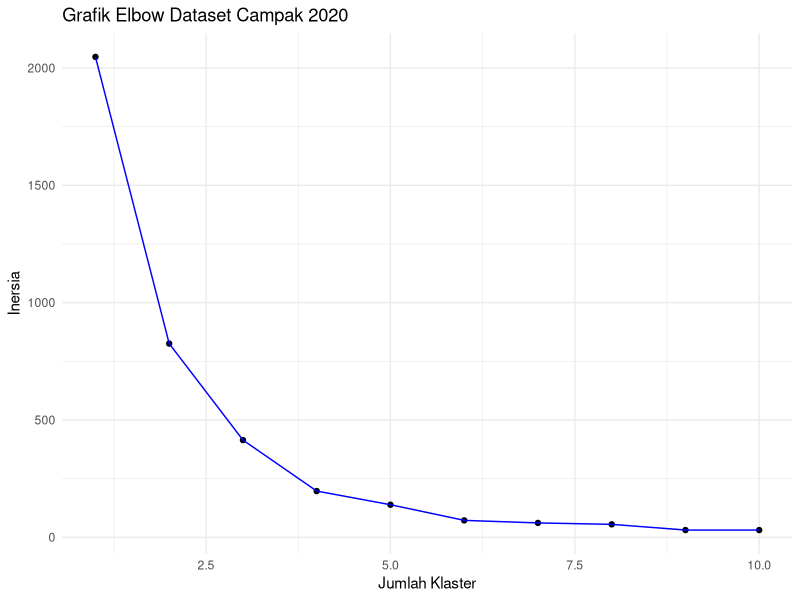
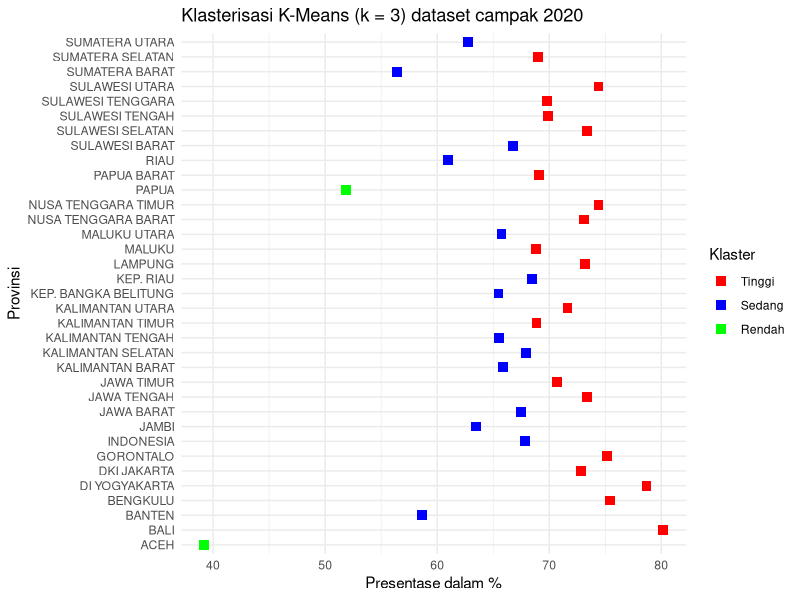
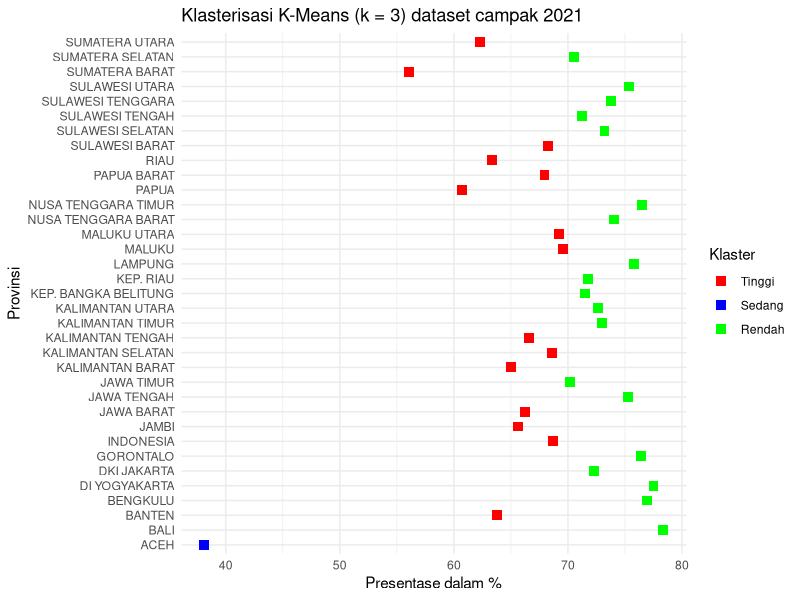
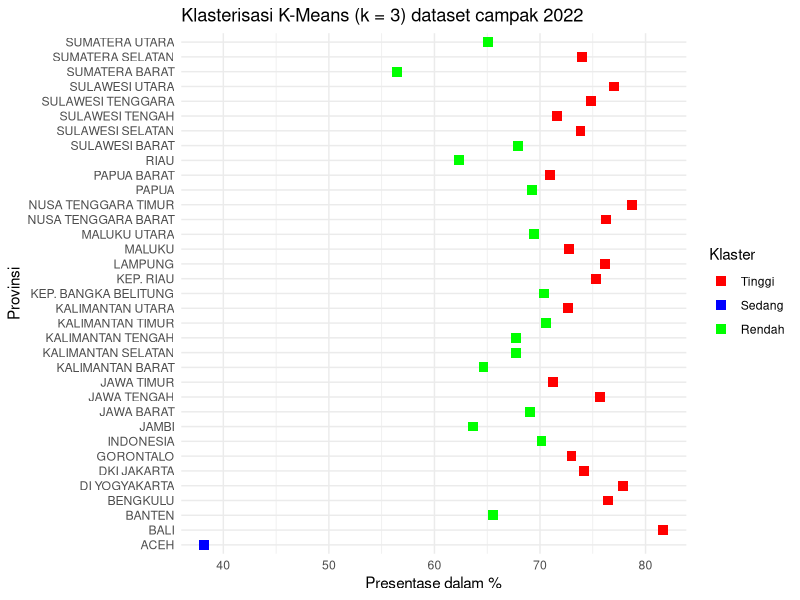
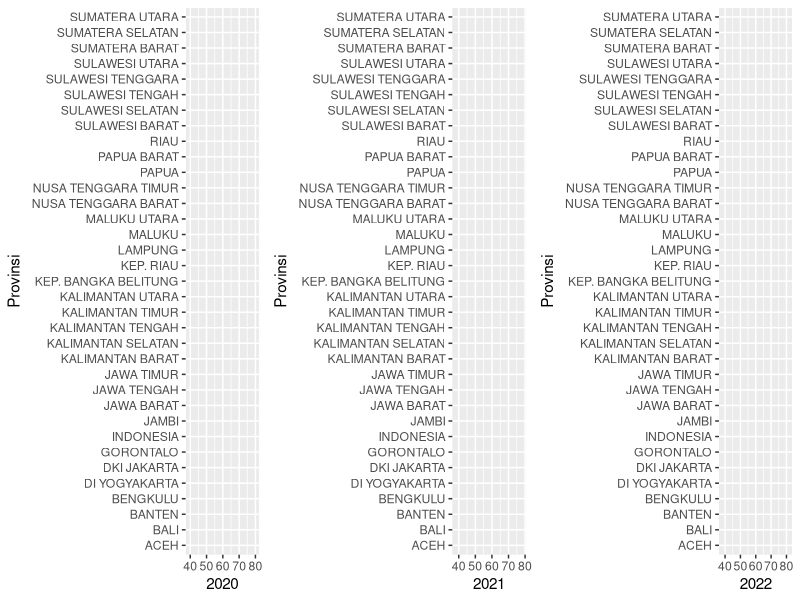
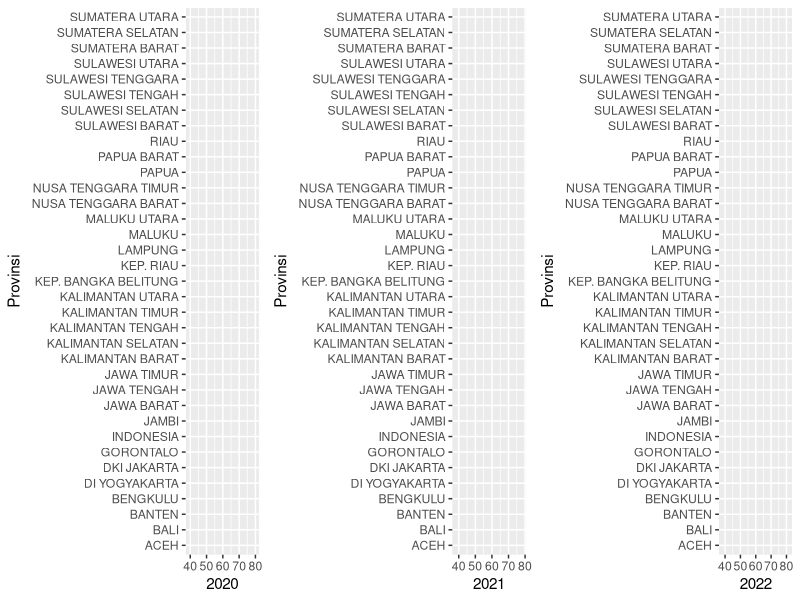

Generate these figures, in order, with R:
# Instalasi Paket
install.packages("ggplot2")
install.packages("gridExtra")

# Memuat Paket
library(ggplot2)
library(gridExtra)
library(cowplot)

# Mengimpor dataset
campak <- read.csv("data.csv", sep = ";")
head(campak)

# Mengubah nama kolom
colnames(campak) <- c("Provinsi", "2020", "2021", "2022" )
head(campak)

# Mengapus kolom dan memanipulasi data frae
campak <- campak[-1,] 
head(campak)

# Mengatur Ulang Penmoroan indeks.
row.names(campak) <- NULL
head(campak)

# Memeriksa struktur data dari dataset campak
str(campak)
summary(campak)
tail(campak)

# Mengilangkan NA Values
campak <- campak[complete.cases(campak),]
is.na(campak)

# Menghitung inersia untuk jumlah klaster 1 hingga 10
inertia <- vector()
for (k in 1:10) {
  kmeans_model <- kmeans(campak$'2020', centers = k)
  inertia[k] <- kmeans_model$tot.withinss
}

# Membuat plot elbow tahun 2020
elbow_plot <- ggplot(data.frame(k = 1:10, inertia), aes(x = k, y = inertia)) +
  geom_point() +
  geom_line(color = "blue") +
  labs(x = "Jumlah Klaster", y = "Inersia") +
  ggtitle("Grafik Elbow Dataset Campak 2020") +
  theme_minimal() 

# Menampilkan plot elbow
print(elbow_plot)

# Mengatur kategori dan warna
kategori <- c("Tinggi", "Sedang", "Rendah")
warna <- c("red", "blue", "green")

# Melakukan klasterisasi K-Means dengan k=3 hanya menggunakan kolom 2020
kmeans_model <- kmeans(campak$`2020`, centers = 3)

# Membuat dataset baru dengan kolom 2020 dan klaster
klaster_data <- data.frame(Provinsi = campak$Provinsi, `2020` = campak$`2020`, Cluster = kmeans_model$cluster)
colnames(klaster_data) <- c("Provinsi", "2020", "Cluster")
head(klaster_data)

# Menampilkan plot klasterisasi
plot2020 <- ggplot(klaster_data, aes(`2020`, Provinsi, color = factor(Cluster))) 
plot2020 + geom_point(shape = 15, size = 3) +
  scale_color_manual(values = warna, labels = kategori) +
  labs(x = "Presentase dalam %", color = "Klaster") +
  ggtitle("Klasterisasi K-Means (k = 3) dataset campak 2020") +
  theme_minimal() 

# Melakukan klasterisasi K-Means dengan k=3 hanya menggunakan kolom 2021
kmeans_model <- kmeans(campak$`2021`, centers = 3)

# Membuat dataset baru dengan kolom 2021 dan klaster
klaster_data <- data.frame(Provinsi = campak$Provinsi, `2021` = campak$`2021`, Cluster = kmeans_model$cluster)
head(klaster_data)
colnames(klaster_data) <- c("Provinsi", 2021, "Cluster")

# Menampilkan plot klasterisasi
plot2021 <- ggplot(klaster_data, aes(`2021`, Provinsi, color = factor(Cluster))) 
plot2021 + geom_point(shape = 15, size = 3) +
  scale_color_manual(values = warna, labels = kategori) +
  labs(x = "Presentase dalam %", color = "Klaster") +
  ggtitle("Klasterisasi K-Means (k = 3) dataset campak 2021") +
  theme_minimal() 

# Melakukan klasterisasi K-Means dengan k=3 hanya menggunakan kolom 2022
kmeans_model <- kmeans(campak$`2022`, centers = 3)

# Membuat dataset baru dengan kolom 2022 dan klaster
klaster_data <- data.frame(Provinsi = campak$Provinsi, `2022` = campak$`2022`, Cluster = kmeans_model$cluster)
head(klaster_data)
colnames(klaster_data) <- c("Provinsi", 2022, "Cluster")

# Menampilkan plot klasterisasi
plot2022 <- ggplot(klaster_data, aes(`2022`, Provinsi, color = factor(Cluster))) 
plot2022 + geom_point(shape = 15, size = 3) +
  scale_color_manual(values = warna, labels = kategori) +
  labs(x = "Presentase dalam %", color = "Klaster") +
  ggtitle("Klasterisasi K-Means (k = 3) dataset campak 2022") +
  theme_minimal() 

# Menggabungkan tiga plot menjadi satu plot
combined_plot <- plot_grid(plot2020, plot2021, plot2022, nrow = 1)

# Menyimpan plot gabungan dalam satu gambar
ggsave("combined_plot.png", combined_plot, width = 10, height = 5)
combined_plot
